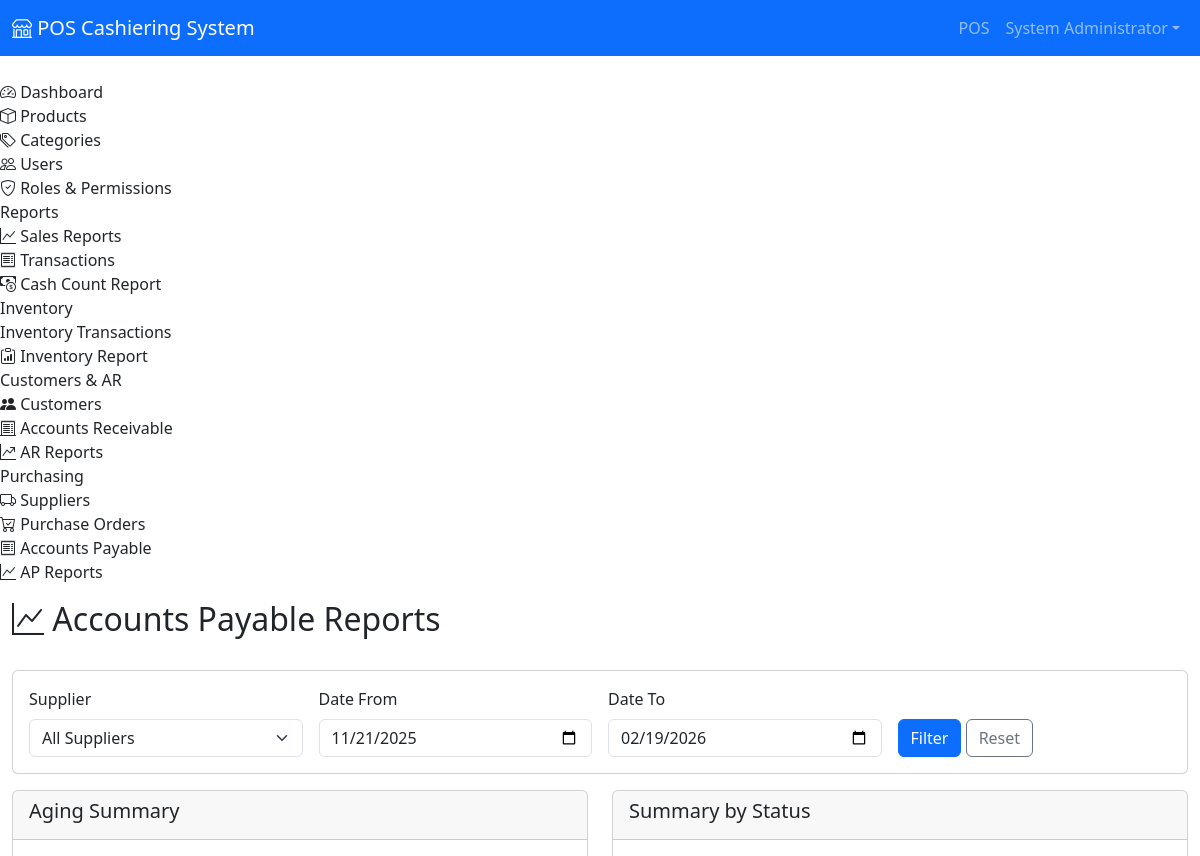
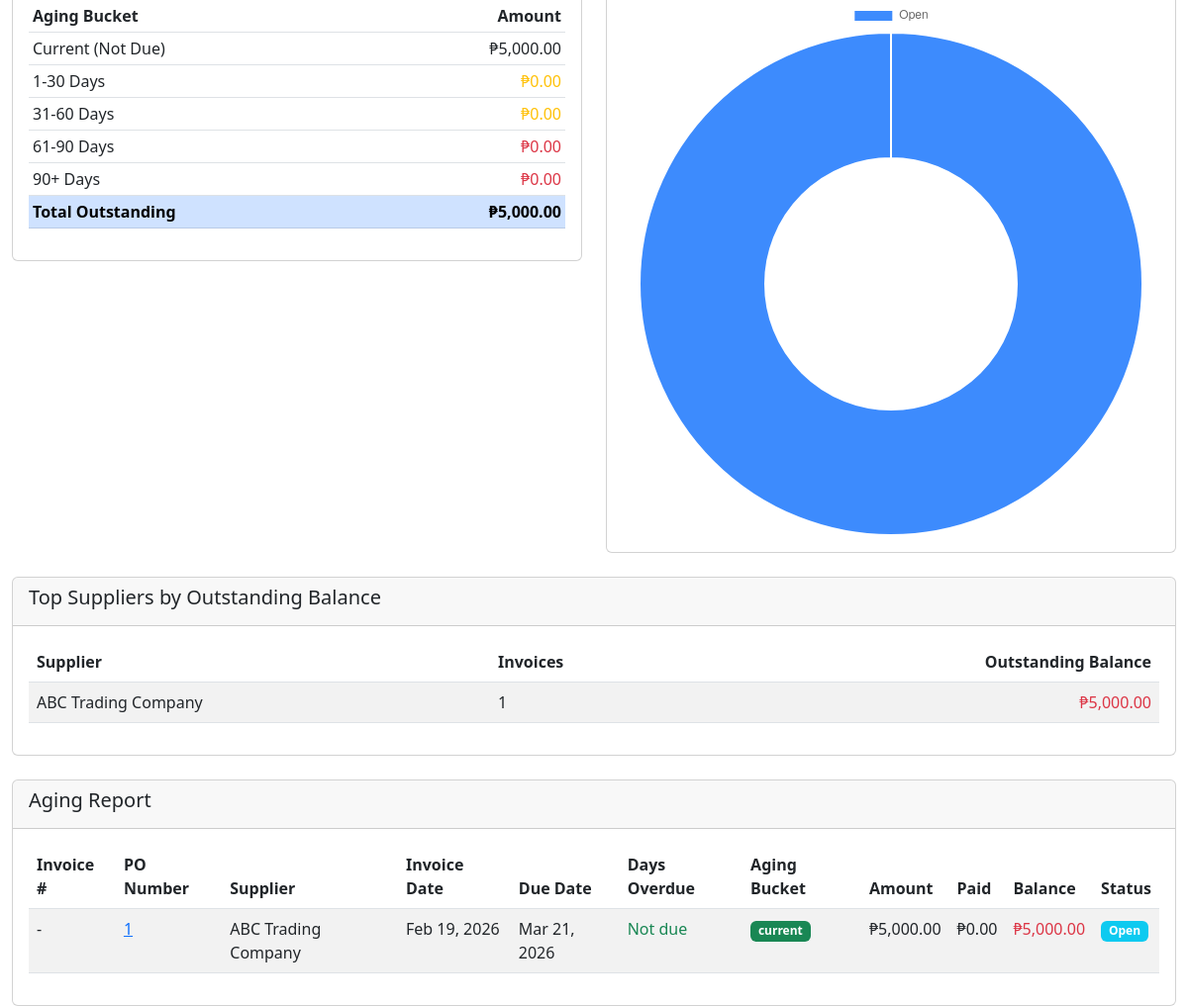
The app's page /POS/admin/ap-report.php (signed in) with its own data (2 pictures, top to bottom).
### tables this page shows
CREATE TABLE `accounts_payable` (
  `id` int(11) NOT NULL AUTO_INCREMENT,
  `purchase_order_id` int(11) NOT NULL,
  `supplier_id` int(11) NOT NULL,
  `invoice_number` varchar(100) DEFAULT NULL,
  `invoice_date` date DEFAULT NULL,
  `due_date` date NOT NULL,
  `amount` decimal(15,2) NOT NULL,
  `paid_amount` decimal(15,2) DEFAULT 0.00,
  `balance` decimal(15,2) NOT NULL,
  `status` enum('open','partial','paid','overdue') DEFAULT 'open',
  `payment_date` date DEFAULT NULL,
  `notes` text DEFAULT NULL,
  `created_at` timestamp NOT NULL DEFAULT current_timestamp(),
  `updated_at` timestamp NOT NULL DEFAULT current_timestamp() ON UPDATE current_timestamp(),
  PRIMARY KEY (`id`),
  KEY `idx_supplier` (`supplier_id`),
  KEY `idx_status` (`status`),
  KEY `idx_due_date` (`due_date`),
  KEY `idx_po` (`purchase_order_id`),
  CONSTRAINT `accounts_payable_ibfk_1` FOREIGN KEY (`purchase_order_id`) REFERENCES `purchase_orders` (`id`),
  CONSTRAINT `accounts_payable_ibfk_2` FOREIGN KEY (`supplier_id`) REFERENCES `suppliers` (`id`)
);

CREATE TABLE `purchase_orders` (
  `id` int(11) NOT NULL AUTO_INCREMENT,
  `po_number` varchar(50) NOT NULL,
  `supplier_id` int(11) NOT NULL,
  `order_date` date NOT NULL,
  `expected_delivery_date` date DEFAULT NULL,
  `delivery_date` date DEFAULT NULL,
  `status` enum('pending','ordered','partial','received','cancelled') DEFAULT 'pending',
  `subtotal` decimal(15,2) NOT NULL DEFAULT 0.00,
  `tax_amount` decimal(15,2) DEFAULT 0.00,
  `discount_amount` decimal(15,2) DEFAULT 0.00,
  `total_amount` decimal(15,2) NOT NULL DEFAULT 0.00,
  `paid_amount` decimal(15,2) DEFAULT 0.00,
  `balance` decimal(15,2) DEFAULT 0.00,
  `payment_status` enum('unpaid','partial','paid') DEFAULT 'unpaid',
  `notes` text DEFAULT NULL,
  `created_by` int(11) NOT NULL,
  `created_at` timestamp NOT NULL DEFAULT current_timestamp(),
  `updated_at` timestamp NOT NULL DEFAULT current_timestamp() ON UPDATE current_timestamp(),
  PRIMARY KEY (`id`),
  UNIQUE KEY `po_number` (`po_number`),
  KEY `created_by` (`created_by`),
  KEY `idx_supplier` (`supplier_id`),
  KEY `idx_status` (`status`),
  KEY `idx_date` (`order_date`),
  KEY `idx_po_number` (`po_number`),
  CONSTRAINT `purchase_orders_ibfk_1` FOREIGN KEY (`supplier_id`) REFERENCES `suppliers` (`id`),
  CONSTRAINT `purchase_orders_ibfk_2` FOREIGN KEY (`created_by`) REFERENCES `users` (`id`)
);

CREATE TABLE `suppliers` (
  `id` int(11) NOT NULL AUTO_INCREMENT,
  `supplier_name` varchar(255) NOT NULL,
  `contact_person` varchar(255) DEFAULT NULL,
  `email` varchar(255) DEFAULT NULL,
  `phone` varchar(50) DEFAULT NULL,
  `address` text DEFAULT NULL,
  `city` varchar(100) DEFAULT NULL,
  `state` varchar(100) DEFAULT NULL,
  `zip_code` varchar(20) DEFAULT NULL,
  `country` varchar(100) DEFAULT 'Philippines',
  `tax_id` varchar(100) DEFAULT NULL,
  `payment_terms` int(11) DEFAULT 30 COMMENT 'Payment terms in days',
  `credit_limit` decimal(15,2) DEFAULT 0.00,
  `balance` decimal(15,2) DEFAULT 0.00 COMMENT 'Current outstanding balance',
  `is_active` tinyint(1) DEFAULT 1,
  `notes` text DEFAULT NULL,
  `created_at` timestamp NOT NULL DEFAULT current_timestamp(),
  `updated_at` timestamp NOT NULL DEFAULT current_timestamp() ON UPDATE current_timestamp(),
  PRIMARY KEY (`id`),
  KEY `idx_name` (`supplier_name`),
  KEY `idx_active` (`is_active`)
);

### POS/config/database.php (called while the page is built, shortened)
<?php
class Database {
    private $host = DB_HOST;
    private $user = DB_USER;
    private $pass = DB_PASS;
    private $name = DB_NAME;
    private $conn;
    private function connect() {
        try {
            $this->conn = new PDO(
                "mysql:host={$this->host};dbname={$this->name};charset=utf8mb4",
                $this->user,
                $this->pass,
                [
                    PDO::ATTR_ERRMODE => PDO::ERRMODE_EXCEPTION,
                    PDO::ATTR_DEFAULT_FETCH_MODE => PDO::FETCH_ASSOC,
                    PDO::ATTR_EMULATE_PREPARES => false
                ]
            );
        } catch (PDOException $e) {
            error_log("Database connection failed: " . $e->getMessage());
            throw new Exception("Database connection failed. Please check your database configuration and ensure the database 'pos_system' exists. Error: " . $e->getMessage());
        }
    }
    public function query($sql, $params = []) {
        try {
            $stmt = $this->conn->prepare($sql);
            $stmt->execute($params);
            return $stmt;
        } catch (PDOException $e) {
            error_log("Database query error: " . $e->getMessage());
            throw $e;
        }
    }
    public function fetchAll($sql, $params = []) {
        return $this->query($sql, $params)->fetchAll();
    }
}

### POS/admin/ap-report.php (the view, shortened to what this page needs)
<?php
require_once __DIR__ . '/includes/header.php';
require_once __DIR__ . '/../config/database.php';
$db = new Database();
$supplier_id = $_GET['supplier_id'] ?? '';
$date_from = $_GET['date_from'] ?? date('Y-m-d', strtotime('-90 days'));
$date_to = $_GET['date_to'] ?? date('Y-m-d');
$where = "WHERE ap.invoice_date BETWEEN ? AND ?";
$params = [$date_from, $date_to];
$aging = $db->fetchAll(
    "SELECT ap.*, s.supplier_name, po.po_number,
     CASE
         WHEN DATEDIFF(CURDATE(), ap.due_date) <= 0 THEN 'current'
         WHEN DATEDIFF(CURDATE(), ap.due_date) <= 30 THEN '1-30'
         WHEN DATEDIFF(CURDATE(), ap.due_date) <= 60 THEN '31-60'
         WHEN DATEDIFF(CURDATE(), ap.due_date) <= 90 THEN '61-90'
         ELSE '90+'
     END as aging_bucket
     FROM accounts_payable ap
     JOIN suppliers s ON ap.supplier_id = s.id
     JOIN purchase_orders po ON ap.purchase_order_id = po.id
     WHERE ap.status IN ('open', 'partial', 'overdue')
     " . ($supplier_id ? "AND ap.supplier_id = ?" : ""),
    $supplier_id ? [$supplier_id] : []
);
$agingSummary = [
    'current' => 0,
    '1-30' => 0,
    '31-60' => 0,
    '61-90' => 0,
    '90+' => 0
];
foreach ($aging as $item) {
    if (isset($agingSummary[$item['aging_bucket']])) {
        $agingSummary[$item['aging_bucket']] += $item['balance'];
    }
}
$statusSummary = $db->fetchAll(
    "SELECT ap.status, COUNT(*) as count, SUM(ap.balance) as total_balance
     FROM accounts_payable ap
     $where
     GROUP BY ap.status",
    $params
);
$supplierSummary = $db->fetchAll(
    "SELECT s.supplier_name, COUNT(ap.id) as invoice_count, SUM(ap.balance) as total_balance
     FROM accounts_payable ap
     JOIN suppliers s ON ap.supplier_id = s.id
     $where
     GROUP BY s.id, s.supplier_name
     ORDER BY total_balance DESC
     LIMIT 10",
    $params
);
?>
<div class="d-flex justify-content-between align-items-center mb-4">
    <h2><i class="bi bi-graph-up"></i> Accounts Payable Reports</h2>
</div>
<div class="card mb-3">
    <div class="card-body">
        <form method="GET" class="row g-3">
            <div class="col-md-3">
                <label class="form-label">Supplier</label>
                <select class="form-select" name="supplier_id">
                    <option value="">All Suppliers</option>
                </select>
            </div>
            <div class="col-md-3">
                <label class="form-label">Date From</label>
                <input type="date" class="form-control" name="date_from" value="<?php echo $date_from; ?>">
            </div>
            <div class="col-md-3">
                <label class="form-label">Date To</label>
                <input type="date" class="form-control" name="date_to" value="<?php echo $date_to; ?>">
            </div>
            <div class="col-md-3">
                <label class="form-label">&nbsp;</label><br>
                <button type="submit" class="btn btn-primary">Filter</button>
                <a href="ap-report.php" class="btn btn-outline-secondary">Reset</a>
            </div>
        </form>
    </div>
</div>
<div class="row mb-4">
    <div class="col-md-6">
        <div class="card">
            <div class="card-header">
                <h5>Aging Summary</h5>
            </div>
            <div class="card-body">
                <table class="table table-sm">
                    <thead>
                        <tr>
                            <th>Aging Bucket</th>
                            <th class="text-end">Amount</th>
                        </tr>
                    </thead>
                    <tbody>
                        <tr>
                            <td>Current (Not Due)</td>
                            <td class="text-end">₱<?php echo number_format($agingSummary['current'], 2); ?></td>
                        </tr>
                        <tr>
                            <td>1-30 Days</td>
                            <td class="text-end text-warning">₱<?php echo number_format($agingSummary['1-30'], 2); ?></td>
                        </tr>
                        <tr>
                            <td>31-60 Days</td>
                            <td class="text-end text-warning">₱<?php echo number_format($agingSummary['31-60'], 2); ?></td>
                        </tr>
                        <tr>
                            <td>61-90 Days</td>
                            <td class="text-end text-danger">₱<?php echo number_format($agingSummary['61-90'], 2); ?></td>
                        </tr>
                        <tr>
                            <td>90+ Days</td>
                            <td class="text-end text-danger">₱<?php echo number_format($agingSummary['90+'], 2); ?></td>
                        </tr>
                        <tr class="table-primary">
                            <td><strong>Total Outstanding</strong></td>
                            <td class="text-end"><strong>₱<?php echo number_format(array_sum($agingSummary), 2); ?></strong></td>
                        </tr>
                    </tbody>
                </table>
            </div>
        </div>
    </div>
    <div class="col-md-6">
        <div class="card">
            <div class="card-header">
                <h5>Summary by Status</h5>
            </div>
            <div class="card-body">
                <canvas id="statusChart" height="200"></canvas>
            </div>
        </div>
    </div>
</div>
<div class="row mb-4">
    <div class="col-md-12">
        <div class="card">
            <div class="card-header">
                <h5>Top Suppliers by Outstanding Balance</h5>
            </div>
            <div class="card-body">
                <div class="table-responsive">
                    <table class="table table-striped">
                        <thead>
                            <tr>
                                <th>Supplier</th>
                                <th>Invoices</th>
                                <th class="text-end">Outstanding Balance</th>
                            </tr>
                        </thead>
                        <tbody>
                            <?php foreach ($supplierSummary as $supplier): ?>
                            <tr>
                                <td><?php echo htmlspecialchars($supplier['supplier_name']); ?></td>
                                <td><?php echo $supplier['invoice_count']; ?></td>
                                <td class="text-end">
                                    <span class="<?php echo $supplier['total_balance'] > 0 ? 'text-danger' : 'text-success'; ?>">
                                        ₱<?php echo number_format($supplier['total_balance'], 2); ?>
                                    </span>
                                </td>
                            </tr>
                            <?php endforeach; ?>
                        </tbody>
                    </table>
                </div>
            </div>
        </div>
    </div>
</div>
<div class="card">
    <div class="card-header">
        <h5>Aging Report</h5>
    </div>
    <div class="card-body">
        <div class="table-responsive">
            <table class="table table-striped table-hover">
                <thead>
                    <tr>
                        <th>Invoice #</th>
                        <th>PO Number</th>
                        <th>Supplier</th>
                        <th>Invoice Date</th>
                        <th>Due Date</th>
                        <th>Days Overdue</th>
                        <th>Aging Bucket</th>
                        <th>Amount</th>
                        <th>Paid</th>
                        <th>Balance</th>
                        <th>Status</th>
                    </tr>
                </thead>
                <tbody>
                    <?php foreach ($aging as $item): ?>
                    <tr>
                        <td><?php echo htmlspecialchars($item['invoice_number'] ?? '-'); ?></td>
                        <td><a href="<?php echo APP_URL; ?>/admin/purchase-order-details.php?id=<?php echo $item['purchase_order_id']; ?>"><?php echo htmlspecialchars($item['po_number']); ?></a></td>
                        <td><?php echo htmlspecialchars($item['supplier_name']); ?></td>
                        <td><?php echo $item['invoice_date'] ? date('M d, Y', strtotime($item['invoice_date'])) : '-'; ?></td>
                        <td><?php echo date('M d, Y', strtotime($item['due_date'])); ?></td>
                        <td>
                            <?php
                            $days = $item['days_overdue'] ?? 0;
                            if ($days > 0):
                            ?>
                            <span class="text-danger"><?php echo $days; ?> days</span>
                            <?php else: ?>
                            <span class="text-success">Not due</span>
                            <?php endif; ?>
                        </td>
                        <td>
                            <?php
                            $bucketColors = [
                                'current' => 'success',
                                '1-30' => 'warning',
                                '31-60' => 'warning',
                                '61-90' => 'danger',
                                '90+' => 'danger'
                            ];
                            $color = $bucketColors[$item['aging_bucket']] ?? 'secondary';
                            ?>
                            <span class="badge bg-<?php echo $color; ?>"><?php echo $item['aging_bucket']; ?></span>
                        </td>
                        <td>₱<?php echo number_format($item['amount'], 2); ?></td>
                        <td>₱<?php echo number_format($item['paid_amount'], 2); ?></td>
                        <td>
                            <span class="<?php echo $item['balance'] > 0 ? 'text-danger' : 'text-success'; ?>">
                                ₱<?php echo number_format($item['balance'], 2); ?>
                            </span>
                        </td>
                        <td>
                            <span class="badge bg-<?php
                                echo $item['status'] == 'paid' ? 'success' :
                                    ($item['status'] == 'overdue' ? 'danger' :
                                    ($item['status'] == 'partial' ? 'warning' : 'info'));
                            ?>"><?php echo ucfirst($item['status']); ?></span>
                        </td>
                    </tr>
                    <?php endforeach; ?>
                </tbody>
            </table>
        </div>
    </div>
</div>
<script>
const statusData = <?php echo json_encode($statusSummary); ?>;
const ctx = document.getElementById('statusChart').getContext('2d');
new Chart(ctx, {
    type: 'doughnut',
    data: {
        labels: statusData.map(d => d.status.charAt(0).toUpperCase() + d.status.slice(1)),
        datasets: [{
            data: statusData.map(d => parseFloat(d.total_balance) || 0),
            backgroundColor: [
                'rgba(13, 110, 253, 0.8)',
                'rgba(255, 193, 7, 0.8)',
                'rgba(25, 135, 84, 0.8)',
                'rgba(220, 53, 69, 0.8)'
            ]
        }]
    },
    options: {
        responsive: true,
        maintainAspectRatio: true
    }
});
</script>
<?php require_once __DIR__ . '/includes/footer.php'; ?>

### records on screen
accounts_payable: invoice_number "-", purchase_order.po_number "1", supplier.supplier_name "ABC Trading Company", invoice_date "Feb 19, 2026", due_date "Mar 21, 2026", aging_bucket "current", amount "5,000.00", paid_amount "0.00", balance "5,000.00", status "Open"

### other values on screen
APP_NAME "POS Cashiering System"
$currentUser['full_name'] "System Administrator"
$agingSummary['current'] "5,000.00"
$agingSummary['1-30'] "0.00"
$agingSummary['31-60'] "0.00"
$agingSummary['61-90'] "0.00"
$agingSummary['90+'] "0.00"
array_sum($agingSummary) "5,000.00"
$supplier['supplier_name'] "ABC Trading Company"
$supplier['invoice_count'] "1"
$supplier['total_balance'] "5,000.00"
